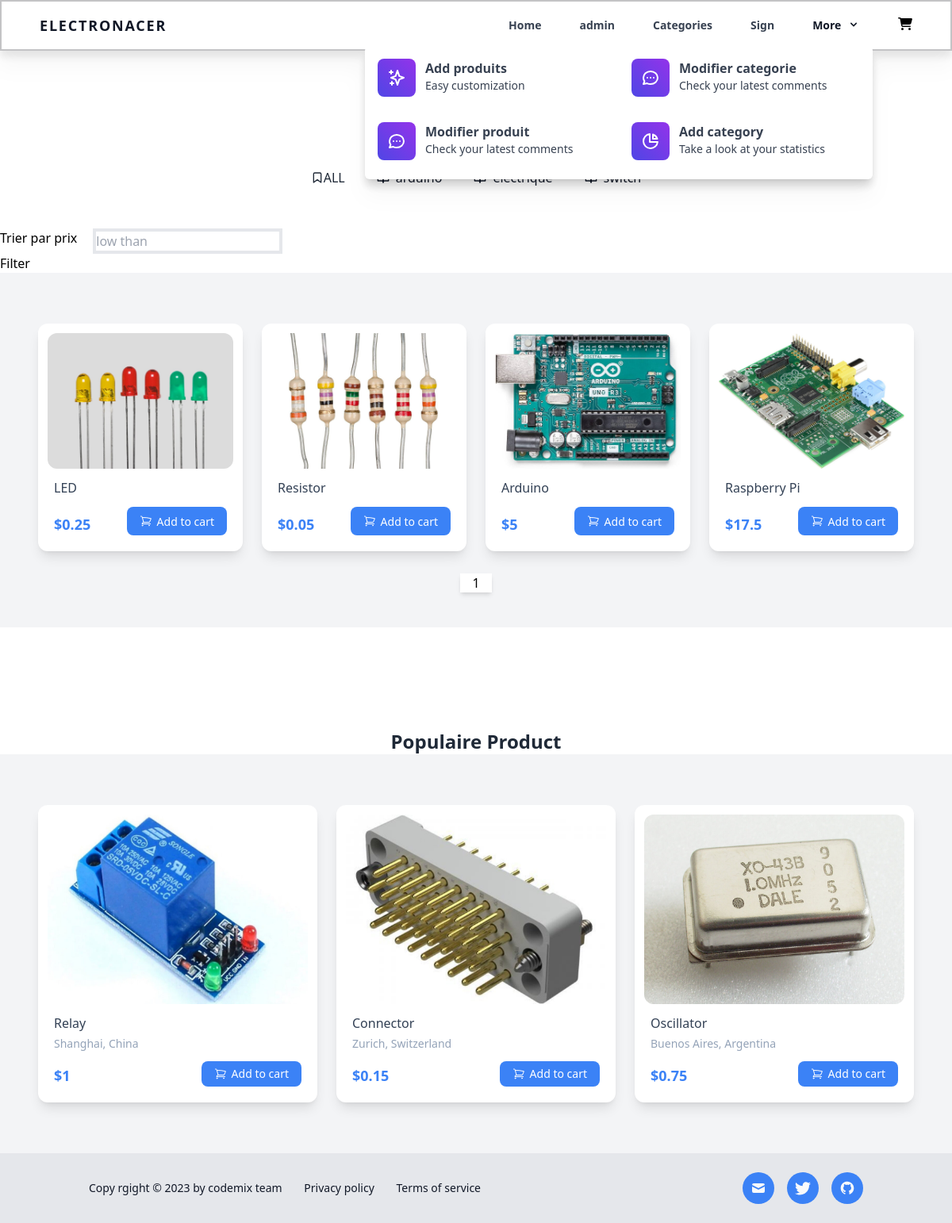
The page / on the database its author committed.
### tables this page shows
CREATE TABLE product (
   id int PRIMARY KEY AUTO_INCREMENT, 
   name varchar(255),
   old_price float,
   new_price float,
   image varchar (255),
   stock int,
   country varchar(255),
   city varchar(255),
   nbachat int not null,
   category int,
   FOREIGN KEY (category) REFERENCES category(id) on delete cascade
);

### index.php (the view, shortened to what this page needs)
<!DOCTYPE html>
<html lang="en">
<head>
    <script src="https://cdn.tailwindcss.com/"></script>
</head>
<body>
    <?php
    require './back/connexion/host.php';
    ?>
    <body class="bg-white">
    <?php
      include('header.php');
      ?>
        <div class="pt-32  bg-white">
            <h1 class="text-center text-2xl font-bold text-gray-800">Categories</h1>
        </div>
        <form method="post">
        <div class="flex flex-wrap items-center  overflow-x-auto overflow-y-hidden py-10 justify-center   bg-white text-gray-800">
                <button rel="noopener noreferrer" name="category" value="0" class="flex items-center flex-shrink-0 px-5 py-3 space-x-2text-gray-600">
                    <svg xmlns="http://www.w3.org/2000/svg" viewBox="0 0 24 24" fill="none" stroke="currentColor" stroke-width="2" stroke-linecap="round" stroke-linejoin="round" class="w-4 h-4">
                        <path d="M19 21l-7-5-7 5V5a2 2 0 0 1 2-2h10a2 2 0 0 1 2 2z"></path>
                    </svg>
                    <span>ALL</span>
                </button>
                <?php
                $gat = "SELECT * FROM category";
                $sum_cate = $conn->query($gat);
                if($sum_cate->num_rows > 0){
                while(($cate = $sum_cate->fetch_assoc())){
                  echo '
                  <button rel="noopener noreferrer" name="category" value="' . $cate["id"] .'" class="flex items-center flex-shrink-0 px-5 py-3 space-x-2 rounded-t-lg text-gray-900">
                    <svg xmlns="http://www.w3.org/2000/svg" viewBox="0 0 24 24" fill="none" stroke="currentColor" stroke-width="2" stroke-linecap="round" stroke-linejoin="round" class="w-4 h-4">
                        <path d="M2 3h6a4 4 0 0 1 4 4v14a3 3 0 0 0-3-3H2z"></path>
                        <path d="M22 3h-6a4 4 0 0 0-4 4v14a3 3 0 0 1 3-3h7z"></path>
                    </svg>
                    <span>' . $cate["name"] .'</span>
                </button>
                  ';
                }
              }
                ?>
            </div>
            <form action="" method="post">
              <div class="flex">
                <div class="mr-5">Trier par prix</div>
                <input class="border-4" type="number" placeholder="low than" name="Tprice">
              </div>
              <button type="submit">Filter</button>
            </form>
            <section class="py-10 bg-gray-100">
                <div class="mx-auto grid max-w-6xl  grid-cols-1 gap-6 p-6 sm:grid-cols-2 md:grid-cols-3 lg:grid-cols-4">
                    <?php
                    $offset = 0;
                    $pageSize = 4;
                    $category = 0;
                    $Tprice = 9999;
                    if(isset($_POST["Tprice"])){
                      $Tprice = $_POST["Tprice"];
                    }else{
                      $Tprice = 9999;
                    }
                    $sql = "SELECT * FROM product";
                    if($Tprice && $category) {
                      $sql = $sql . " WHERE new_price < $Tprice AND category = $category ";
                    }else if($Tprice){
                      $sql = $sql . " WHERE new_price < $Tprice ";
                    }else if($category){
                      $sql = $sql . " WHERE category = $category ";
                    }
                    $sql = $sql . " LIMIT $pageSize OFFSET $offset";
                    $result = $conn->query($sql);
                    $totalMatchingProducts = mysqli_num_rows($result);
                    $totalPossiblePages = ceil($totalMatchingProducts / $pageSize);
                    if ($result->num_rows > 0) {
                        while (($row = $result->fetch_assoc()) ) {
                            ?>
                            <article class="rounded-xl bg-white p-3 shadow-lg hover:shadow-xl hover:transform hover:scale-105 duration-300 ">
                                <a >
                                <div class="relative flex items-end overflow-hidden rounded-xl">
                                    <img src="assets/image/<?php echo  $row['image']; ?>" alt="Hotel Photo" />
                                </div>
                                <div class="mt-1 p-2">
                                    <h2 class="text-slate-700"><?php echo $row['name']; ?></h2>
                                    <div class="mt-3 flex items-end justify-between">
                                        <p class="text-lg font-bold text-blue-500">$<?php echo  $row['new_price']; ?></p>
                                    <div class="flex items-center space-x-1.5 rounded-lg bg-blue-500 px-4 py-1.5 text-white duration-100 hover:bg-blue-600">
                                        <a href="#?id=<?php echo $row['id']; ?>"><button class="text-sm">Add to cart</button></a>
                                    </div>
                                    </div>
                                </div>
                                </a>
                            </article>
                        <?php
                        }
                    }
                    ?>
                </div>
                <div class="flex text-center justify-center">
                    <?php
                    $page = 1;
                    while ($page <= $totalPossiblePages) {
                        echo '<button class="w-10 bg-white shadow-md space-x-10 m-1 hover:bg-blue-500" name="page" value="' . $page . '">' . $page . '</button>';
                        $page++;
                    }
                    ?>
                </div>
            </section>
        </form>
        <div class="pt-32  bg-white">
            <h1 class="text-center text-2xl font-bold text-gray-800">Populaire Product</h1>
        </div>
        <section class="py-10 bg-gray-100">
                <div class="mx-auto grid max-w-6xl  grid-cols-1 gap-6 p-6 sm:grid-cols-2 md:grid-cols-3 lg:grid-cols-3">
        <?php
        $sql2="SELECT * FROM product p1 WHERE nbachat = (SELECT MAX(nbachat)FROM product p2 WHERE p1.category = p2.category)";
        $result2 = $conn->query($sql2);
        if ($result2->num_rows > 0) {
          while (($row2 = $result2->fetch_assoc()) ) {
              echo '
              <article class="rounded-xl bg-white p-3 shadow-lg hover:shadow-xl hover:transform hover:scale-105 duration-300 ">
                  <a >
                  <div class="relative flex items-end overflow-hidden rounded-xl">
                      <img src="assets/image/' . $row2['image'] . '" alt="Hotel Photo" />
                      <div class="flex items-center space-x-1.5 rounded-lg bg-blue-500 px-4 py-1.5 text-white duration-100 hover:bg-blue-600">
                      <svg xmlns="http://www.w3.org/2000/svg" fill="none" viewBox="0 0 24 24" stroke-width="1.5" stroke="currentColor" class="h-4 w-4">
                          <path stroke-linecap="round" stroke-linejoin="round" d="M2.25 3h1.386c.51 0 .955.343 1.087.835l.383 1.437M7.5 14.25a3 3 0 00-3 3h15.75m-12.75-3h11.218c1.121-2.3 2.1-4.684 2.924-7.138a60.114 60.114 0 00-16.536-1.84M7.5 14.25L5.106 5.272M6 20.25a.75.75 0 11-1.5 0 .75.75 0 011.5 0zm12.75 0a.75.75 0 11-1.5 0 .75.75 0 011.5 0z" />
                      </svg>
                      <button class="text-sm">Add to cart</button>
                      </div>
                  </div>
                  <div class="mt-1 p-2">
                      <h2 class="text-slate-700">' . $row2['name'] . '</h2>
                      <p class="mt-1 text-sm text-slate-400">' . $row2['city'] . ', ' . $row2['country'] . '</p>
                      <div class="mt-3 flex items-end justify-between">
                          <p class="text-lg font-bold text-blue-500">$' . $row2['new_price'] . '</p>
                      <div class="flex items-center space-x-1.5 rounded-lg bg-blue-500 px-4 py-1.5 text-white duration-100 hover:bg-blue-600">
                          <svg xmlns="http://www.w3.org/2000/svg" fill="none" viewBox="0 0 24 24" stroke-width="1.5" stroke="currentColor" class="h-4 w-4">
                          <path stroke-linecap="round" stroke-linejoin="round" d="M2.25 3h1.386c.51 0 .955.343 1.087.835l.383 1.437M7.5 14.25a3 3 0 00-3 3h15.75m-12.75-3h11.218c1.121-2.3 2.1-4.684 2.924-7.138a60.114 60.114 0 00-16.536-1.84M7.5 14.25L5.106 5.272M6 20.25a.75.75 0 11-1.5 0 .75.75 0 011.5 0zm12.75 0a.75.75 0 11-1.5 0 .75.75 0 011.5 0z" />
                          </svg>
                          <button class="text-sm">Add to cart</button>
                      </div>
                      </div>
                  </div>
                  </a>
              </article>
          ';
          }
      }
        ?>
                </div>
        </section>
    <footer class="py-6  bg-gray-200 text-gray-900">
      <div class="container px-6 mx-auto space-y-6 divide-y divide-gray-400 md:space-y-12 divide-opacity-50">
          <div class="grid justify-center  lg:justify-between">
              <div class="flex flex-col self-center text-sm text-center md:block lg:col-start-1 md:space-x-6">
                  <span>Copy rgight © 2023 by codemix team </span>
                  <a rel="noopener noreferrer" href="#">
                      <span>Privacy policy</span>
                  </a>
                  <a rel="noopener noreferrer" href="#">
                      <span>Terms of service</span>
                  </a>
              </div>
              <div class="flex justify-center pt-4 space-x-4 lg:pt-0 lg:col-end-13">
                  <a rel="noopener noreferrer" href="#" title="Email" class="flex items-center justify-center w-10 h-10 rounded-full bg-blue-500 hover:bg-blue-600 duration-150 text-gray-50">
                      <svg xmlns="http://www.w3.org/2000/svg" viewBox="0 0 20 20" fill="currentColor" class="w-5 h-5">
                          <path d="M2.003 5.884L10 9.882l7.997-3.998A2 2 0 0016 4H4a2 2 0 00-1.997 1.884z"></path>
                          <path d="M18 8.118l-8 4-8-4V14a2 2 0 002 2h12a2 2 0 002-2V8.118z"></path>
                      </svg>
                  </a>
                  <a rel="noopener noreferrer" href="#" title="Twitter" class="flex items-center justify-center w-10 h-10 rounded-full bg-blue-500 hover:bg-blue-600 duration-150 text-gray-50">
                  </a>
                  <a rel="noopener noreferrer" href="#" title="GitHub" class="flex items-center justify-center w-10 h-10 rounded-full bg-blue-500 hover:bg-blue-600 duration-150 text-gray-50">
                  </a>
              </div>
          </div>
      </div>
  </footer>
</body>
</html>

### rows shown on the page
product: image (picture), name "LED", new_price "0.25"
product: image (picture), name "Resistor", new_price "0.05"
product: image (picture), name "Arduino", new_price "5"
product: image (picture), name "Raspberry Pi", new_price "17.5"
product: image (picture), name "Relay", city "Shanghai", country "China", new_price "1"
product: image (picture), name "Connector", city "Zurich", country "Switzerland", new_price "0.15"
product: image (picture), name "Oscillator", city "Buenos Aires", country "Argentina", new_price "0.75"
